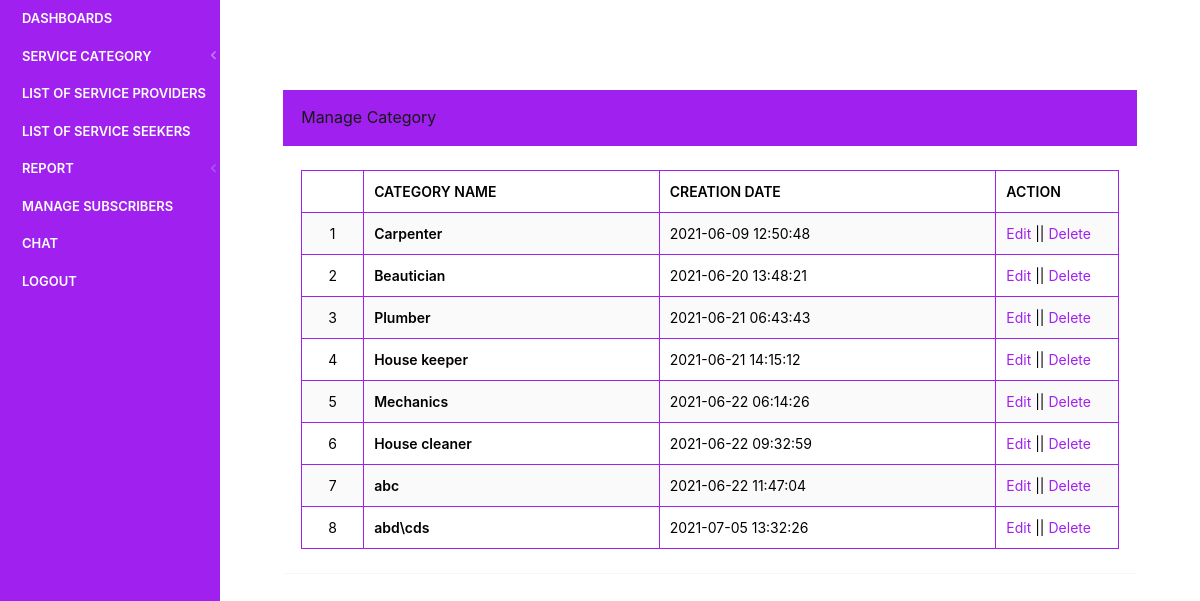
/findus/admin/manage-category.php (signed in), run on an earlier commit of the app's database.
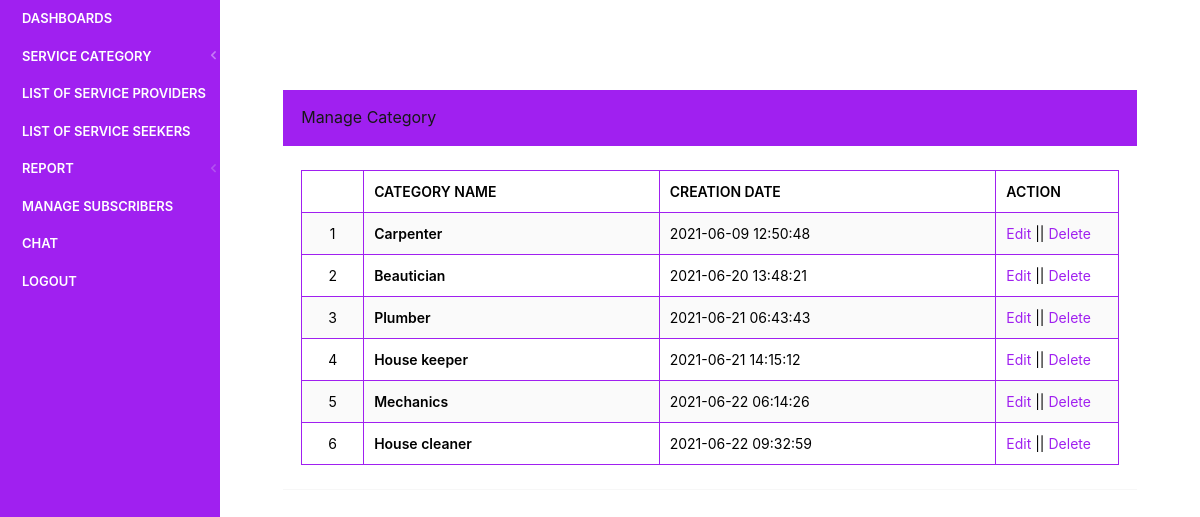
And on a later commit of the database.
### tables this page shows
CREATE TABLE `tblcategory` (
  `id` int(11) NOT NULL,
  `CategoryName` varchar(200) NOT NULL,
  `PostingDate` timestamp NOT NULL DEFAULT current_timestamp(),
  `UpdationDate` timestamp NULL DEFAULT NULL,
  `Is_Active` int(1) NOT NULL
);

### findus/admin/manage-category.php (the view, shortened to what this page needs)
<?php
include('includes/dbconnection.php');
if (strlen($_SESSION['jpaid']==0)) {
  header('location:logout.php');
  } else{
  ?>
<!doctype html>
<html lang="en" class="no-focus">
    <head>
        <link rel="stylesheet" href="assets/js/plugins/datatables/dataTables.bootstrap4.min.css">
        <link rel="stylesheet" id="css-main" href="assets/css/codebase.min.css">
    </head>
    <body>
        <div id="page-container" class="sidebar-o sidebar-inverse side-scroll page-header-fixed main-content-narrow">
           <?php include_once('includes/sidebar.php');?>
            <main id="main-container">
                <div class="content">
                    <div class="block">
                        <div class="block-header bg-gd-emerald">
                                    <h3 class="block-title">Manage Category</h3>
                                </div>
                        <div class="block-content block-content-full">
                            <table class="table table-bordered table-striped table-vcenter js-dataTable-full-pagination">
                                <thead>
                                    <tr>
                                        <th class="text-center"></th>
                                        <th style="color:#000;">Category Name</th>
                                        <th class="d-none d-sm-table-cell" style="color:#000;">Creation Date</th>
                                        <th class="d-none d-sm-table-cell" style="width: 15%;color:#000;">Action</th>
                                       </tr>
                                </thead>
                                <tbody>
                                    <?php
$sql="SELECT * from tblcategory";
$query = $dbh -> prepare($sql);
$query->execute();
$results=$query->fetchAll(PDO::FETCH_OBJ);
$cnt=1;
if($query->rowCount() > 0)
{
foreach($results as $row)
{               ?>
                                    <tr>
                                        <td class="text-center" style="color:#000;"><?php echo htmlentities($cnt);?></td>
                                        <td class="font-w600" style="color:#000;"><?php  echo htmlentities($row->CategoryName);?></td>
                                        <td class="d-none d-sm-table-cell" style="color:#000;"><?php  echo htmlentities($row->PostingDate);?></td>
                                         <td class="d-none d-sm-table-cell" style="color:#000;"> <a href="edit-category.php?editid=<?php echo htmlentities ($row->id);?>">Edit</a> || <a href="manage-category.php?delid=<?php echo htmlentities ($row->id);?>" onclick="return confirm('Do you really want to Delete ?');" aria-hidden="true">Delete</a></td>
                                    </tr>
                                    <?php $cnt=$cnt+1;}} ?>
                                </tbody>
                            </table>
                        </div>
                    </div>
                </div>
            </main>
        </div>
    </body>
</html>
<?php }  ?>

What changed in the data, as far as the page shows it:
removed tblcategory: CategoryName "abc", PostingDate "2021-06-22 11:47:04"
removed tblcategory: CategoryName "abd\\cds", PostingDate "2021-07-05 13:32:26"
